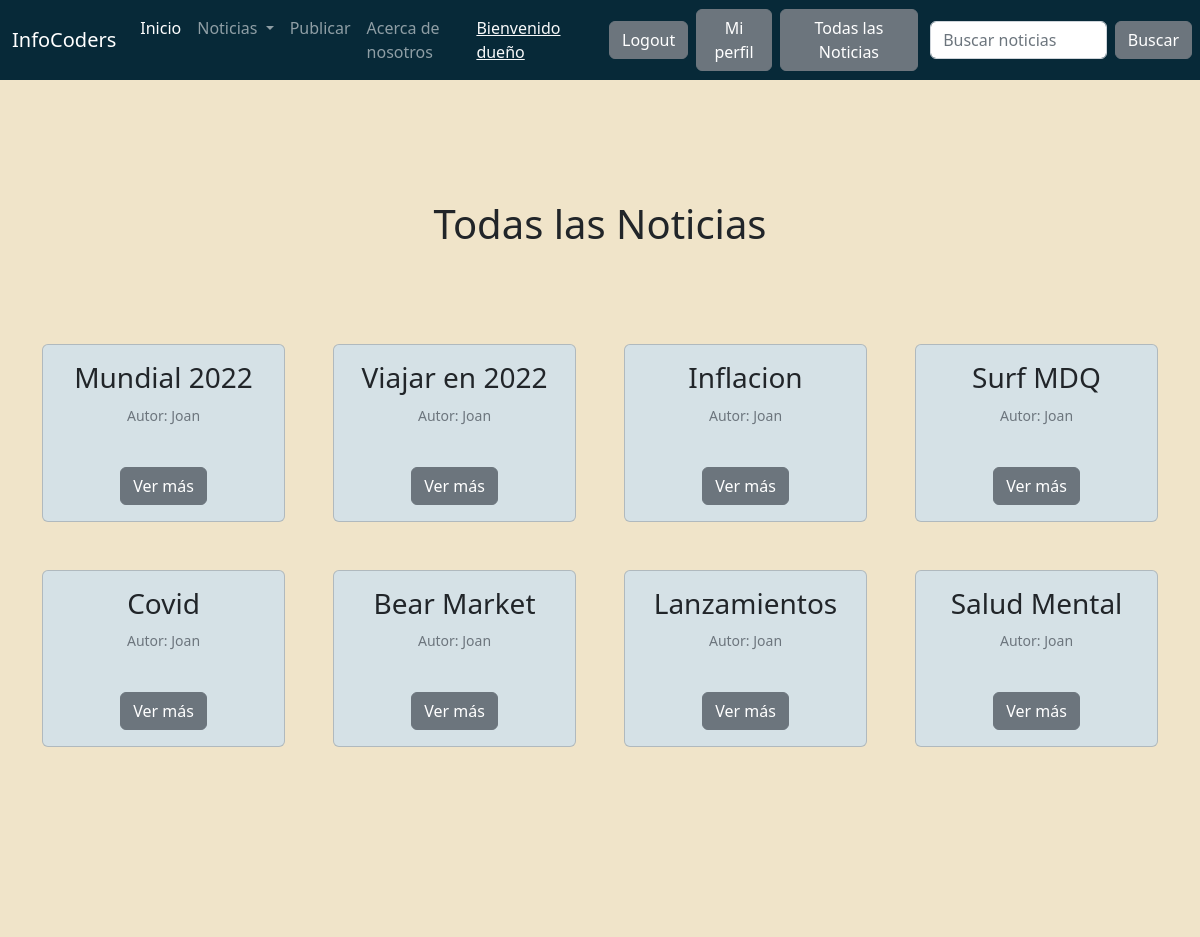
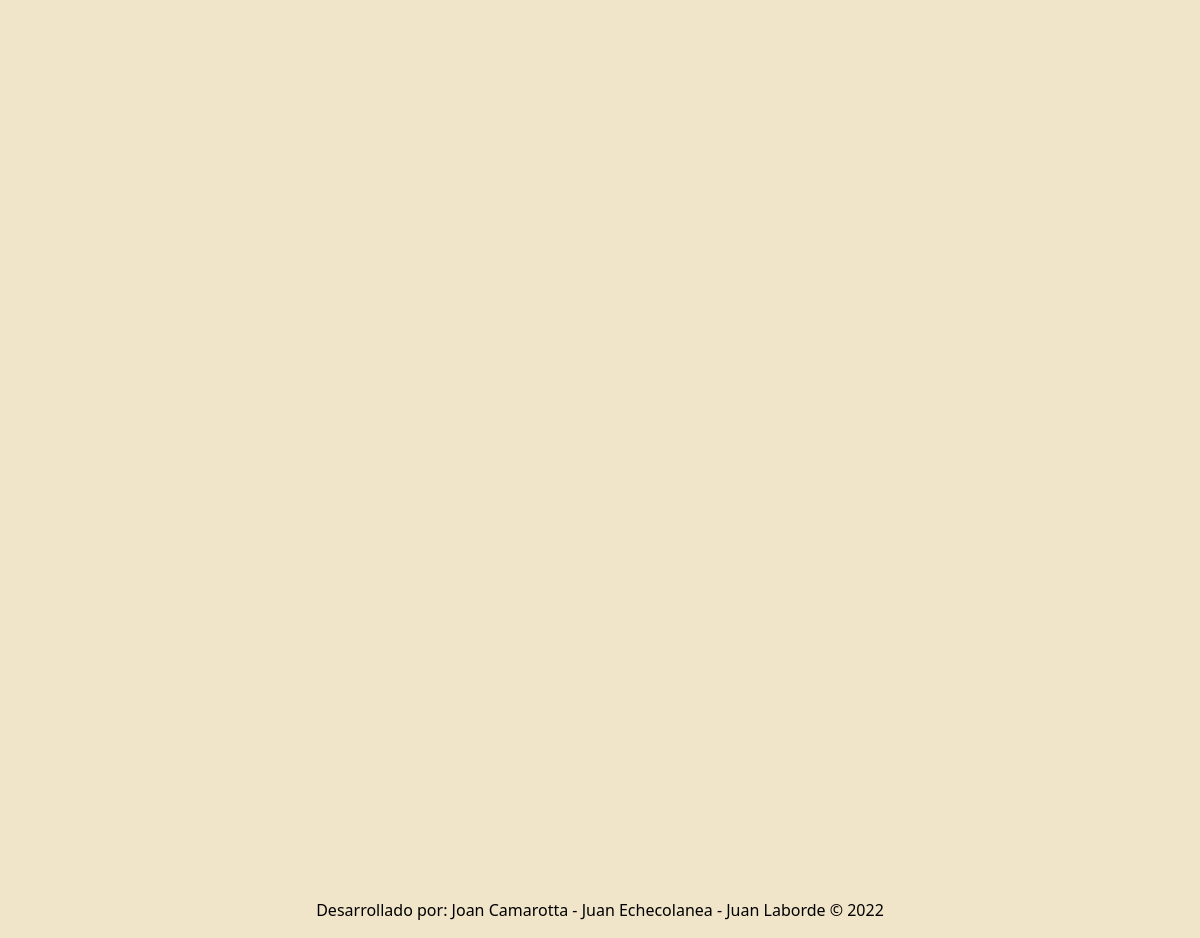
/noticias/todas-las-noticias/ (signed in), run on an earlier commit of the app's database (2 pictures, top to bottom).
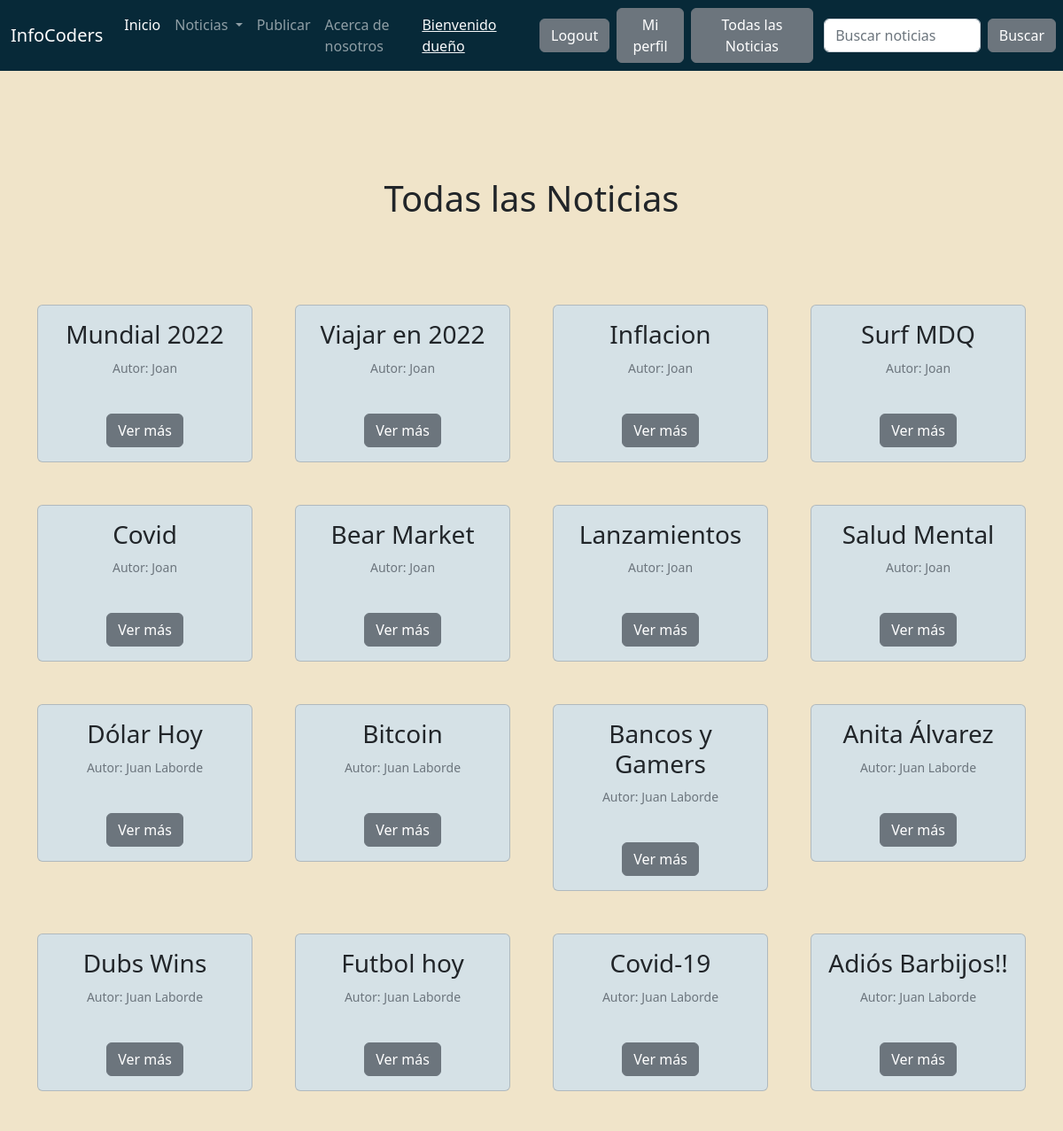
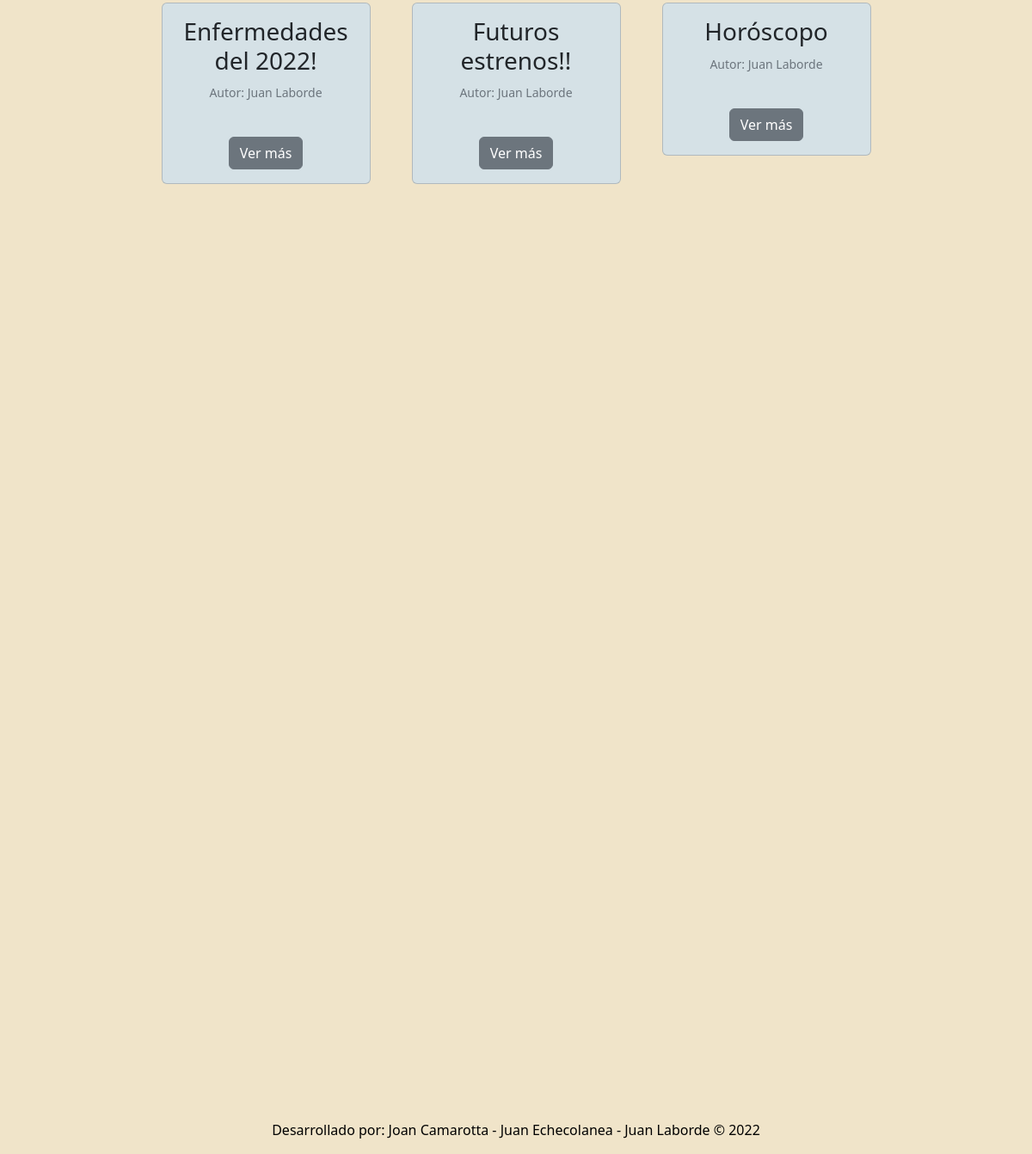
And on a later commit of the database (2 pictures, top to bottom).
### blog/models.py (models this page shows, shortened)
class Note(models.Model):
    title = models.CharField(max_length=100, blank=True, null=True)
    subtitle = models.CharField(max_length=100)
    author = models.CharField(max_length=50)
    publish_date = models.DateField(default=now)
    text = models.TextField(blank=True)
    category = models.ForeignKey('Categoria', on_delete=models.CASCADE, related_name='blog')
    image = models.ImageField(upload_to='note_image', blank = True, null = True)
    is_active = models.BooleanField(default=True, blank = True)
    class Meta:
        verbose_name = 'Nota'
        verbose_name_plural = 'Notas'

### blog/views.py (the view)
# urls.py: path('todas-las-noticias/', List_posts.as_view(), name = 'list_posts'),
class List_posts(ListView):
    model = Note
    template_name = 'bd.html'
    queryset = Note.objects.all()

### templates/bd.html (shortened to what this page needs)
{% extends 'base.html' %}
{% load static %}
{% block content %}
<br><br><br>
<h1
class="fw-bopld text-center py-5"> Todas las Noticias
</h1>
<div class="container px-8 px-lg-7 mt-5" style="width: 1200px;">
  <div class="row gx-4 gx-lg-5 row-cols-2 row-cols-md-3 row-cols-xl-4 justify-content-center">
    {% for note in object_list %}
      <div class="col mb-5">
          <div class="card h-120" style="background-color:#d5e1e6">
              <div class="card-body p-6">
                  <div class="text-center">
                      <h3><class="fw-bolder">{{note.title}}<br></h3>
                      <p class="card-text"><small class="text-muted">Autor: {{note.author}}</small></p>
                      <br>
                      <a href="/noticias/leer-noticia/{{note.id}}/" class="btn btn-secondary">Ver más</a>
                  </div>
              </div>
          </div>
        </div>
        {% endfor %}
      </div>
    </div>
    <br>
    <br>
    <br>
    <br>
    <br>
    <br>
    <br>
    <br>
    <br>
    <br>
    <br>
    <br>
    <br>
    <br>
    <br>
  {% endblock %}

What changed in the data, as far as the page shows it:
added Note: title "Dólar Hoy", author "Juan Laborde"
added Note: title "Bitcoin", author "Juan Laborde"
added Note: title "Bancos y Gamers", author "Juan Laborde"
added Note: title "Anita Álvarez", author "Juan Laborde"
added Note: title "Dubs Wins", author "Juan Laborde"
added Note: title "Futbol hoy", author "Juan Laborde"
added Note: title "Covid-19", author "Juan Laborde"
added Note: title "Adiós Barbijos!!", author "Juan Laborde"
added Note: title "Enfermedades del 2022!", author "Juan Laborde"
added Note: title "Futuros estrenos!!", author "Juan Laborde"
added Note: title "Horóscopo", author "Juan Laborde"
